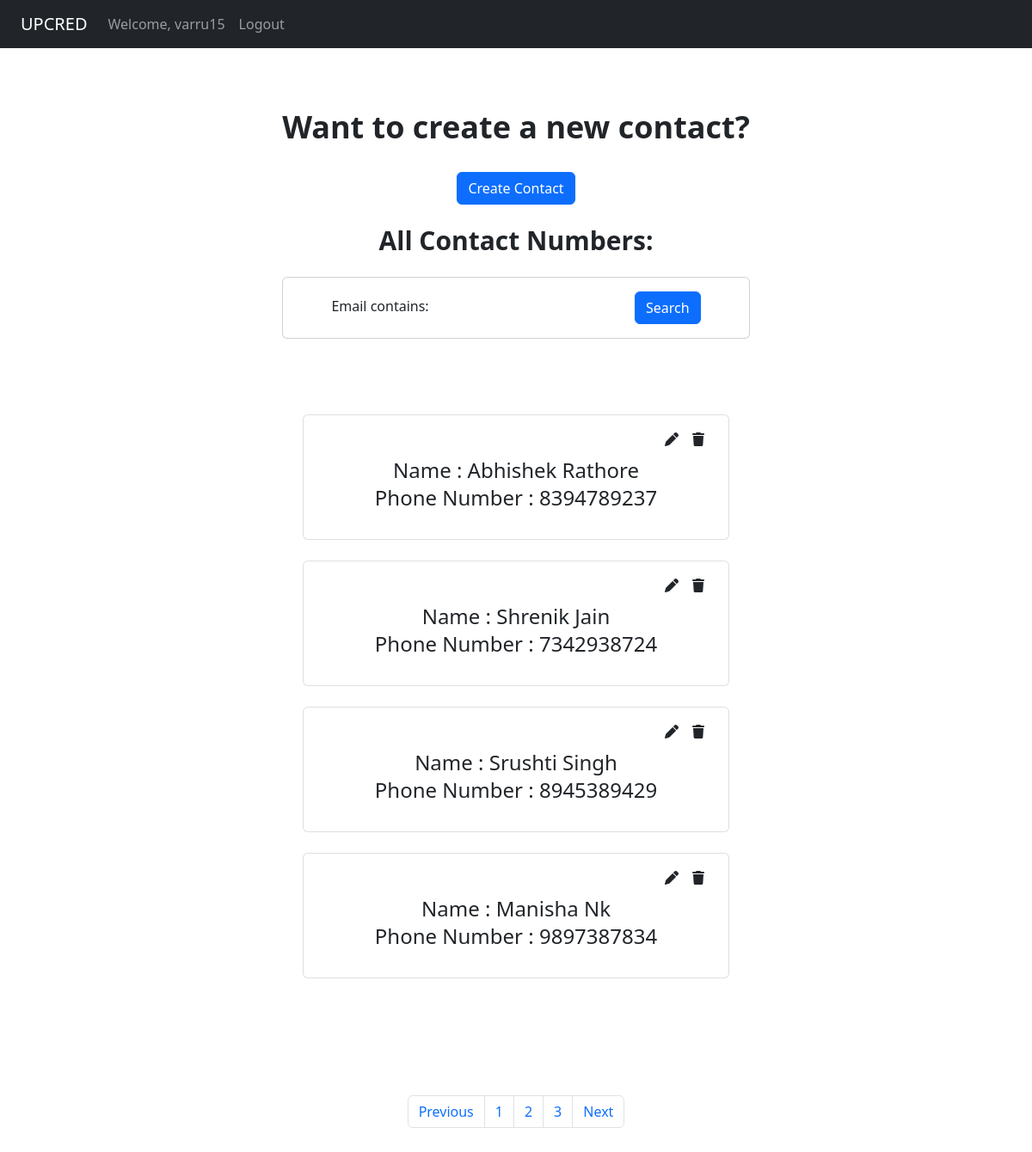
Page /?page=2 (signed in) on the committed database.
### contact/models.py (models this page shows, shortened)
class Contact(models.Model):
    date_created = models.DateTimeField(auto_now_add=True, null=True)
    name = models.CharField(max_length=100, null=True)
    email = models.EmailField(unique=True, null=False,default = None)
    phone_number =  models.CharField(null=False, max_length=10, blank=False, unique=True)

### contact/views.py (the view)
# urls.py: path('',views.dashboard,name="home"),
@login_required(login_url='login')
def dashboard(request):
	contacts = Contact.objects.all()
	filter = ContactFilter(request.GET, queryset=Contact.objects.all())
	contacts = filter.qs
	p = Paginator(contacts, 4)
	page_number = request.GET.get('page')
	page_obj = p.get_page(page_number)
	context= {'contacts': contacts, 'page_obj': page_obj, 'filter': filter}
	return render(request, 'dashboard.html', context)

### templates/dashboard.html (shortened to what this page needs)
{%  extends 'main.html' %}
{% block content %}
<div class="container text-center flex flex-row justify-center my-10">
	<div class="">
		<h2 class="font-bold text-4xl my-8"> Want to create a new contact? </h2>
		<a class="btn btn-primary" href="{% url 'createContact' %}">Create Contact</a>
		<h1 class="font-bold text-3xl mt-4">All Contact Numbers:</h1>
		 <div class="row my-4">
			<div class="col">
				<div class="card card-body">
					<form method="GET" action="/">
						{{filter.form}}
						<button class="btn btn-primary" type="submit">Search</button>
				  	</form>
				</div>
			</div>
		</div>
		<div class="p-4 my-10">
				{% for contact in page_obj.object_list %}
					<ul class="my-4 list-group">
						<li class="list-group-item pb-8">
							<div class="flex justify-end items-end">
								<a href="{% url 'updateContact' contact.id %}" class="mx-2 my-2"><i class="fa-solid fa-pen"></i></a>
							 <a href="{% url 'deleteContact' contact.id %}" class="mr-3 ml-2 my-2"><i class="fa-solid fa-trash"></i></a>
							</div>
							<h1 class="text-2xl"> Name : {{contact.name}}</h1>
							<h1 class="text-2xl"> Phone Number : {{contact.phone_number}}</h1>
						</li>
					</ul>
				{% endfor %}
		</div>
	</div>
</div>
<nav class="container text-center flex justify-center my-12">
	<ul class="pagination">
		{% if page_obj.has_previous %}
		<li class="page-item">
			<a class="page-link" href="?page={{ page_obj.previous_page_number }}" aria-label="Previous">
			<span aria-hidden="true">Previous</span>
			</a>
		</li>
		{% endif %}
		{%if page_obj.number < 4 %}
		<li class="page-item"><a class="page-link" href="?page=1">1</a></li>
		<li class="page-item"><a class="page-link" href="?page=2">2</a></li>
		<li class="page-item"><a class="page-link" href="?page=3">3</a></li>
		{% else  %}
		<li class="page-item"><a class="page-link" href="?page={{page_obj.number}}">{{page_obj.number}}</a></li>
		{% endif %}
		{% if page_obj.has_next %}
			<li class="page-item">
				<a class="page-link" href="?page={{ page_obj.next_page_number }}" aria-label="Next">
				<span aria-hidden="true">Next</span>
				</a>
			</li>
		{% endif %}
	</ul>
  </nav>
	</div>
{% endblock %}

### templates/main.html (shortened to what this page needs)
{% load static %}
<!DOCTYPE html>
<html>
<head>
	<link href="https://cdn.jsdelivr.net/npm/bootstrap@5.2.1/dist/css/bootstrap.min.css" rel="stylesheet">
	<link href="{% static 'fontawesomefree/css/fontawesome.css' %}" rel="stylesheet" type="text/css">
    <link href="{% static 'fontawesomefree/css/brands.css' %}" rel="stylesheet" type="text/css">
    <link href="{% static 'fontawesomefree/css/solid.css' %}" rel="stylesheet" type="text/css">
</head>
<body>
	<div class="">
		<nav class="navbar navbar-expand-lg navbar-dark bg-dark">
			<a class="navbar-brand ml-6" href="/">UPCRED</a>
			<div>
			  <ul class="navbar-nav mr-auto">
				{% if user.is_authenticated %}
				<li class="nav-item">
				  <a class="nav-link" href="/">Welcome, {{user.username}}</a>
				</li>
				<li class="nav-item">
					<a class="nav-link text-right" href="{% url 'logout' %}">Logout</a>
				</li>
				{% else %}
				<li class="nav-item">
				  <a class="nav-link text-right" href="{% url 'login' %}">Login</a>
				</li>
				{% endif %}
			  </ul>
			</div>
		  </nav>
	{% block content %}
	{% endblock %}
</body>
<script src="https://cdn.tailwindcss.com"></script>
</html>

### rows in the picture
Contact: name "Abhishek Rathore", phone_number "8394789237"
Contact: name "Shrenik Jain", phone_number "7342938724"
Contact: name "Srushti Singh", phone_number "8945389429"
Contact: name "Manisha Nk", phone_number "9897387834"

### other values in the picture
{{ user.username }} "varru15"
